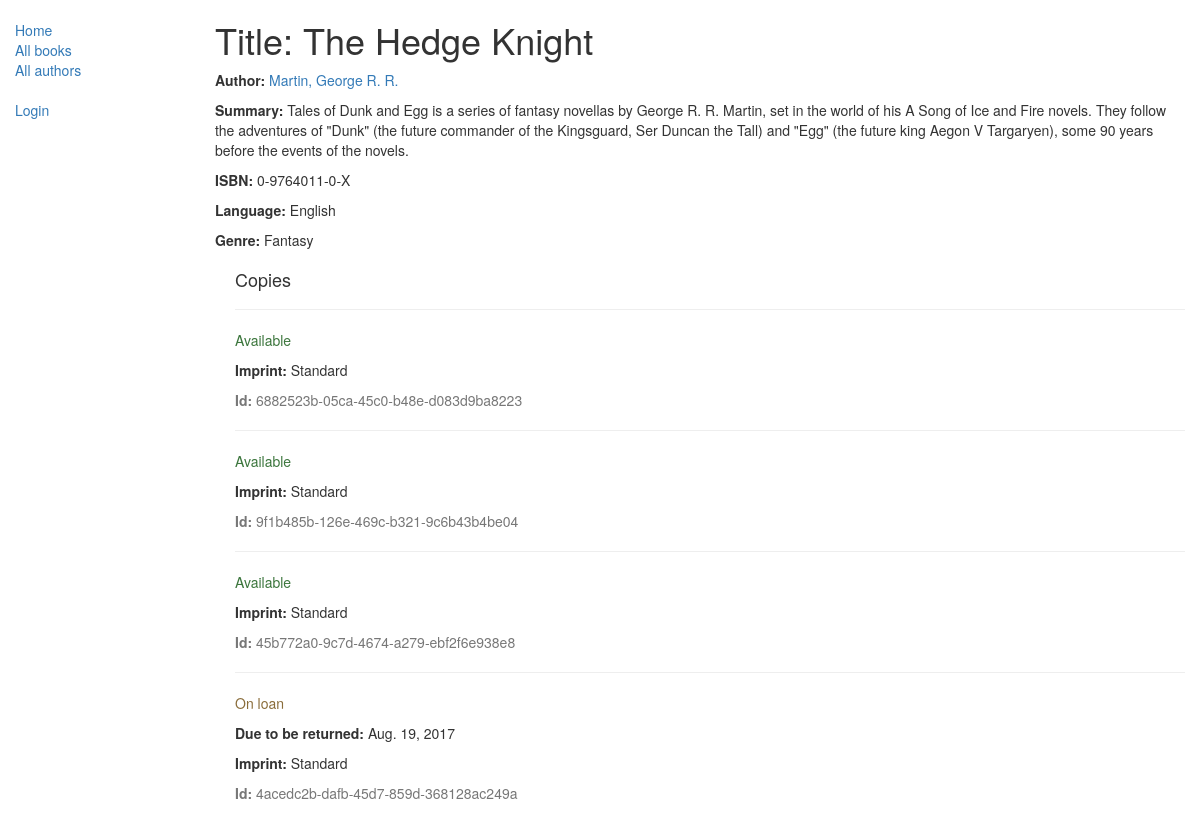
Before: /catalog/book/7 with the older database file.
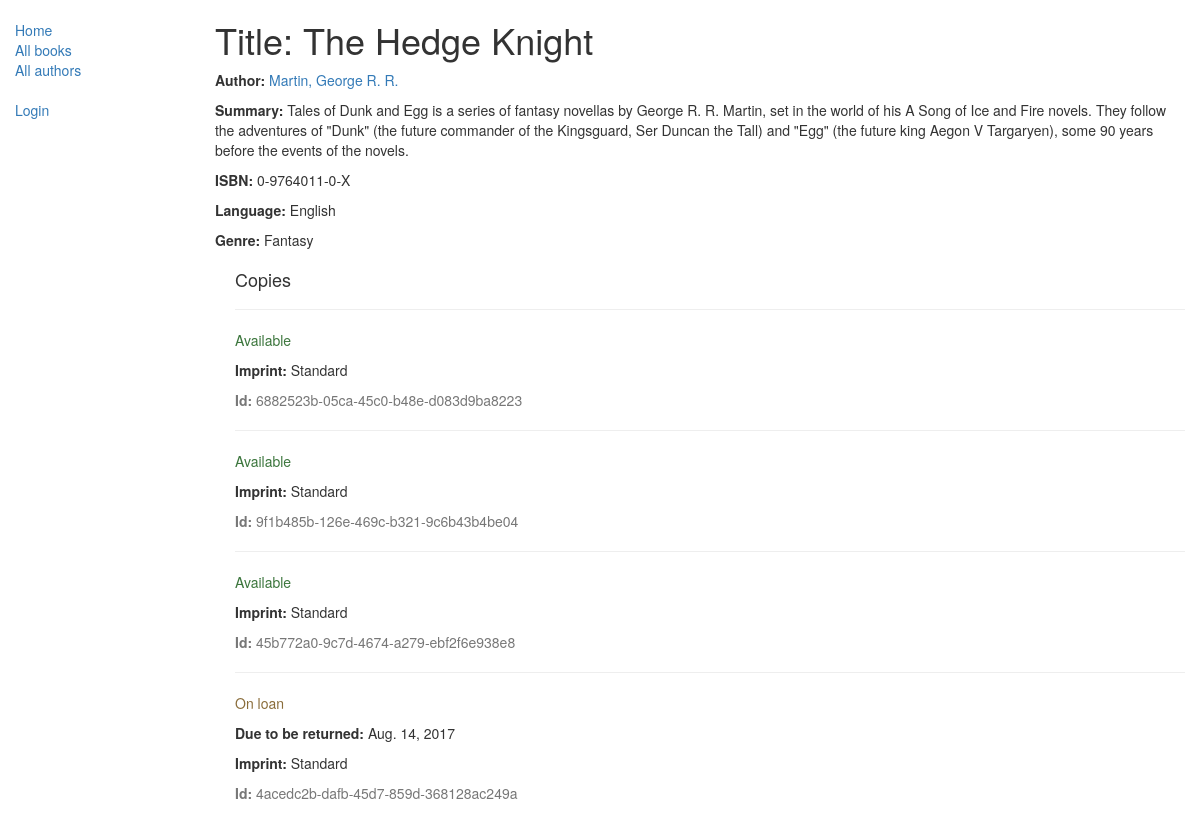
After: the same page with the newer database file.
### catalog/models.py (models this page shows, shortened)
class Book(models.Model):
    title = models.CharField(max_length=200)
    author = models.ForeignKey('Author', on_delete=models.SET_NULL, null=True)
    summary = models.TextField(max_length=1000, help_text="Enter a brief description of the book")
    isbn = models.CharField('ISBN',max_length=13, help_text='13 Character <a href="https://www.isbn-international.org/content/what-isbn">ISBN number</a>')
    genre = models.ManyToManyField(Genre, help_text="Select a genre for this book")
    language = models.ForeignKey(Language, on_delete=models.SET_NULL, null=True)
    def display_genre(self):
        """
        Creates a string for the Genre. This is required to display genre in Admin.
        """
        return ', '.join([ genre.name for genre in self.genre.all()[:3] ])
    display_genre.short_description = 'Genre'

class Author(models.Model):
    first_name = models.CharField(max_length=100)
    last_name = models.CharField(max_length=100)
    date_of_birth = models.DateField(null=True, blank=True)
    date_of_death = models.DateField('died', null=True, blank=True)
    def __str__(self):
        return '{0}, {1}'.format(self.last_name, self.first_name)

class Language(models.Model):
    name = models.CharField(max_length=200, help_text="Enter a the book's natural language (e.g. English, French, Japanese etc.)")
    def __str__(self):
        return self.name

class Genre(models.Model):
    name = models.CharField(max_length=200, help_text="Enter a book genre")
    def __str__(self):
        return self.name

class BookInstance(models.Model):
    id = models.UUIDField(primary_key=True, default=uuid.uuid4, help_text="Unique ID for this particular book across whole library")
    book = models.ForeignKey('Book', on_delete=models.SET_NULL, null=True)
    imprint = models.CharField(max_length=200)
    due_back = models.DateField(null=True, blank=True)
    borrower = models.ForeignKey(User, on_delete=models.SET_NULL, null=True, blank=True)
    LOAN_STATUS = (
        ('d', 'Maintenance'),
        ('o', 'On loan'),
        ('a', 'Available'),
        ('r', 'Reserved'),
    )
    status = models.CharField(max_length=1, choices=LOAN_STATUS, blank=True, default='d', help_text='Book availability')
    class Meta:
        ordering = ["due_back"]
        permissions = (("can_mark_returned", "Set book as returned"),)

### catalog/views.py (the view)
# urls.py: url(r'^book/(?P<pk>\d+)$', views.BookDetailView.as_view(), name='book-detail'),
class BookDetailView(generic.DetailView):
    model = Book

### catalog/templates/catalog/book_detail.html (shortened to what this page needs)
{% extends "base_generic.html" %}
{% block content %}
  <h1>Title: {{ book.title }}</h1>
  <p><strong>Author:</strong> <a href="{% url 'author-detail' book.author.pk %}">{{ book.author }}</a></p>
  <p><strong>Summary:</strong> {{ book.summary }}</p>
  <p><strong>ISBN:</strong> {{ book.isbn }}</p>
  <p><strong>Language:</strong> {{ book.language }}</p>
  <p><strong>Genre:</strong> {% for genre in book.genre.all %} {{ genre }}{% if not forloop.last %}, {% endif %}{% endfor %}</p>
  <div style="margin-left:20px;margin-top:20px">
    <h4>Copies</h4>
    {% for copy in book.bookinstance_set.all %}
    <hr>
    <p class="{% if copy.status == 'a' %}text-success{% elif copy.status == 'd' %}text-danger{% else %}text-warning{% endif %}">{{ copy.get_status_display }}</p>
    {% if copy.status != 'a' %}<p><strong>Due to be returned:</strong> {{copy.due_back}}</p>{% endif %}
    <p><strong>Imprint:</strong> {{copy.imprint}}</p>
    <p class="text-muted"><strong>Id:</strong> {{copy.id}}</p>
    {% endfor %}
  </div>
{% endblock %}

### catalog/templates/base_generic.html (shortened to what this page needs)
<!DOCTYPE html>
<html lang="en">
<head>
  <link rel="stylesheet" href="https://maxcdn.bootstrapcdn.com/bootstrap/3.3.7/css/bootstrap.min.css">
  {% load static %}
  <link rel="stylesheet" href="{% static 'css/styles.css' %}">
</head>
<body>
  <div class="container-fluid">
    <div class="row">
      <div class="col-sm-2">
      {% block sidebar %}
      <ul class="sidebar-nav">
          <li><a href="{% url 'index' %}">Home</a></li>
          <li><a href="{% url 'books' %}">All books</a></li>
          <li><a href="{% url 'authors' %}">All authors</a></li>
      </ul>
      <ul class="sidebar-nav">
          {% if user.is_authenticated %}
          <li>Hi, {{ user.get_username }}</li>
          <li><a href="{% url 'my-borrowed' %}">My Borrowed</a></li>
          <li><a href="{% url 'logout'%}?next={{request.path}}">Logout</a></li>
          {% else %}
          <li><a href="{% url 'login'%}?next={{request.path}}">Login</a></li>
          {% endif %}
      </ul>
      {% endblock %}
      </div>
      <div class="col-sm-10 ">
      {% block content %}{% endblock %}
      </div>
    </div>
  </div>
</body>
</html>

### catalog/static/css/styles.css (style rules this page uses)
.sidebar-nav { margin-top: 20px; padding: 0; list-style: none; }

Changed rows visible on the page:
changed BookInstance "On loan": due_back "Aug. 19, 2017" → "Aug. 14, 2017"
